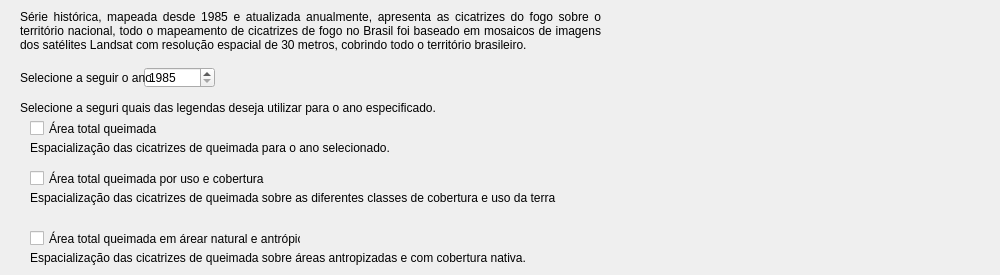
     <widget class="QWidget" name="fire_anual">
      <attribute name="title">
       <string>Ocorrência de fogo anual</string>
      </attribute>
      <widget class="QSpinBox" name="FireAnualYear">
       <property name="geometry">
        <rect>
         <x>144</x>
         <y>67</y>
         <width>71</width>
         <height>21</height>
        </rect>
       </property>
       <property name="minimum">
        <number>1985</number>
       </property>
       <property name="maximum">
        <number>2999</number>
       </property>
       <property name="value">
        <number>1985</number>
       </property>
      </widget>
      <widget class="QCheckBox" name="check_fire_annual_by_total_burned">
       <property name="enabled">
        <bool>true</bool>
       </property>
       <property name="geometry">
        <rect>
         <x>30</x>
         <y>120</y>
         <width>201</width>
         <height>17</height>
        </rect>
       </property>
       <property name="text">
        <string>Área total queimada</string>
       </property>
       <property name="checked">
        <bool>false</bool>
       </property>
      </widget>
      <widget class="QLabel" name="SelecioneProduto">
       <property name="geometry">
        <rect>
         <x>20</x>
         <y>100</y>
         <width>491</width>
         <height>16</height>
        </rect>
       </property>
       <property name="text">
        <string>Selecione a seguri quais das legendas deseja utilizar para o ano especificado.</string>
       </property>
      </widget>
      <widget class="QLabel" name="Selecioneanoaseguir">
       <property name="geometry">
        <rect>
         <x>20</x>
         <y>67</y>
         <width>131</width>
         <height>21</height>
        </rect>
       </property>
       <property name="text">
        <string>Selecione a seguir o ano:</string>
       </property>
       <property name="alignment">
        <set>Qt::AlignLeading|Qt::AlignLeft|Qt::AlignVCenter</set>
       </property>
      </widget>
      <widget class="QCheckBox" name="check_fire_annual_by_class">
       <property name="geometry">
        <rect>
         <x>30</x>
         <y>170</y>
         <width>321</width>
         <height>17</height>
        </rect>
       </property>
       <property name="text">
        <string>Área total queimada por uso e cobertura</string>
       </property>
       <property name="checked">
        <bool>false</bool>
       </property>
      </widget>
      <widget class="QCheckBox" name="check_fire_annual_by_natural_anthropic">
       <property name="geometry">
        <rect>
         <x>30</x>
         <y>230</y>
         <width>271</width>
         <height>17</height>
        </rect>
       </property>
       <property name="text">
        <string>Área total queimada em árear natural e antrópico</string>
       </property>
       <property name="checked">
        <bool>false</bool>
       </property>
      </widget>
      <widget class="QLabel" name="Description_fire_annual_by_total_burned">
       <property name="geometry">
        <rect>
         <x>30</x>
         <y>140</y>
         <width>961</width>
         <height>16</height>
        </rect>
       </property>
       <property name="text">
        <string>Espacialização das cicatrizes de queimada para o ano selecionado.</string>
       </property>
       <property name="alignment">
        <set>Qt::AlignJustify|Qt::AlignVCenter</set>
       </property>
       <property name="wordWrap">
        <bool>true</bool>
       </property>
      </widget>
      <widget class="QLabel" name="Description_fire_annual_by_class">
       <property name="geometry">
        <rect>
         <x>30</x>
         <y>190</y>
         <width>961</width>
         <height>16</height>
        </rect>
       </property>
       <property name="text">
        <string>Espacialização das cicatrizes de queimada sobre as diferentes classes de cobertura e uso da terra</string>
       </property>
       <property name="alignment">
        <set>Qt::AlignJustify|Qt::AlignVCenter</set>
       </property>
       <property name="wordWrap">
        <bool>true</bool>
       </property>
      </widget>
      <widget class="QLabel" name="Description_fire_annual_by_natural_anthropic">
       <property name="geometry">
        <rect>
         <x>30</x>
         <y>250</y>
         <width>961</width>
         <height>16</height>
        </rect>
       </property>
       <property name="text">
        <string>&lt;html&gt;&lt;head/&gt;&lt;body&gt;&lt;p&gt;Espacialização das cicatrizes de queimada sobre áreas antropizadas e com cobertura nativa. &lt;/p&gt;&lt;/body&gt;&lt;/html&gt;</string>
       </property>
       <property name="alignment">
        <set>Qt::AlignJustify|Qt::AlignVCenter</set>
       </property>
       <property name="wordWrap">
        <bool>true</bool>
       </property>
      </widget>
      <widget class="QLabel" name="Descriotion_fire_accumulated_2">
       <property name="geometry">
        <rect>
         <x>20</x>
         <y>10</y>
         <width>581</width>
         <height>41</height>
        </rect>
       </property>
       <property name="text">
        <string>&lt;html&gt;&lt;head/&gt;&lt;body&gt;&lt;p&gt;Série histórica, mapeada desde 1985 e atualizada anualmente, apresenta as cicatrizes do fogo sobre o território nacional, todo o mapeamento de cicatrizes de fogo no Brasil foi baseado em mosaicos de imagens dos satélites Landsat com resolução espacial de 30 metros, cobrindo todo o território brasileiro.&lt;/p&gt;&lt;/body&gt;&lt;/html&gt;</string>
       </property>
       <property name="alignment">
        <set>Qt::AlignJustify|Qt::AlignVCenter</set>
       </property>
       <property name="wordWrap">
        <bool>true</bool>
       </property>
      </widget>
     </widget>
